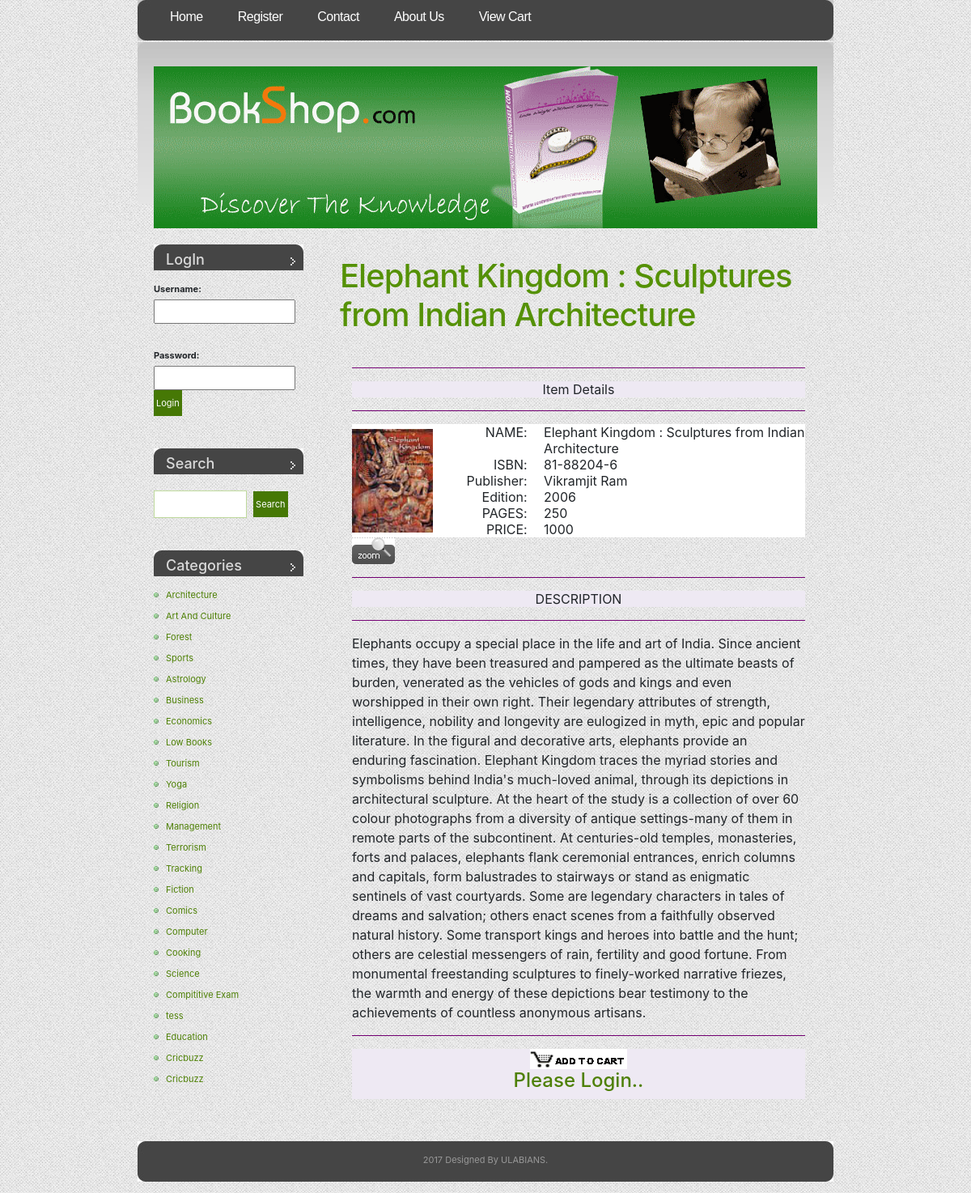
Screenshot of /detail.php?id=2 with the database file from the repository.
### tables this page shows
CREATE TABLE `book` (
  `b_id` int(4) NOT NULL,
  `b_nm` varchar(60) NOT NULL,
  `b_subcat` varchar(25) NOT NULL,
  `b_desc` longtext NOT NULL,
  `b_publisher` varchar(40) NOT NULL,
  `b_edition` varchar(20) NOT NULL,
  `b_isbn` varchar(10) NOT NULL,
  `b_page` int(5) NOT NULL,
  `b_price` int(5) NOT NULL,
  `b_img` longtext NOT NULL,
  `b_pdf` longtext NOT NULL
);

CREATE TABLE `category` (
  `cat_id` int(4) NOT NULL,
  `cat_nm` varchar(30) NOT NULL
);

### includes/search.inc.php (the view, shortened to what this page needs)
<ul>
			<li id="login">
						<?php
						require('includes/config.php');
							if(isset($_SESSION['status']))
							{
								echo '<h2>Hello :  '.$_SESSION['unm'].'</h2>';
							}
							else
							{
								echo '<form action="process_login.php" method="POST">
										<h2>LogIn</h2>
											<b>Username:</b>
											<br><input type="text" name="usernm"><br>
											<br>
											<b>Password:</b>
											<br><input type="password" name="pwd">
											<input type="submit" id="x" value="Login" />
										</form>';
							}
						?>
			</li>
			<li id="search">
				<h2>Search</h2>
				<form method="GET" action="search_result.php">
					<fieldset>
					<input type="text" id="s" name="s" value="" />
					<input type="submit" id="x" value="Search" />
					</fieldset>
				</form>
			</li>
			<li>
				<h2>Categories</h2>
				<ul>
								<?php
										$query="select * from category ";
										$res=mysqli_query($conn,$query);
										while($row=mysqli_fetch_assoc($res))
											{
												echo '<li><a href="subcat.php?cat='.$row['cat_id'].'&catnm='.$row["cat_nm"].'">'.$row["cat_nm"].'</a></li>';
											}
								?>
				</ul>
			</li>
		</ul>

### detail.php (shortened to what this page needs)
<?php session_start();
	require('includes/config.php');
	$id=$_GET['id'];
	$q="select * from book where b_id=$id";
	$res=mysqli_query($conn,$q) or die("Can't Execute Query..");
	$row=mysqli_fetch_assoc($res);
?>
<!DOCTYPE>
<html>
<head>
	<link rel="stylesheet" href="lightbox.css" type="text/css" media="screen" />
		<?php
			include("includes/head.inc.php");
		?>
</head>
<body>
						<div id="header">
							<div id="menu">
									<?php
										include("includes/menu.inc.php");
									?>
							</div>
						</div>
						<div id="logo-wrap">
							<div id="logo">
							</div>
						</div>
				<div id="page">
							<div id="content">
								<div class="post">
									<h1 class="title"><?php echo $row['b_nm'];?></h1>
									<div class="entry">
										<?php
											echo '	<table border="0" width="100%">
												 <tr>
													<td><hr color="purple"></td>
												</tr>
												 <tr align="center" bgcolor="#EEE9F3">
													 <td>Item Details</td>
												</tr>
												<tr>
													<td><hr color="purple"></td>
												</tr>
											 </table>
											<table border="0"  width="100%" bgcolor="#ffffff">
												<tr>
													<td width="15%" rowspan="3">
														<img src="'.$row['b_img'].'" width="100">
													</td>
												</tr>
												<tr>
													<td width="50%" height="100%">
														<table border="0"  width="100%" height="100%">
															<tr valign="top">
																<td align="right" width="10%">NAME</td>
																<td width="6%">: </td>
																<td align="left">'.$row['b_nm'].'</td>
															</tr>
															<tr>
																<td align="right">ISBN</td>
																<td>: </td>
																<td align="left">'.$row['b_isbn'].'</td>
															</tr>
															<tr>
																<td align="right">Publisher </td>
																<td>: </td>
																<td align="left">'.$row['b_publisher'].'</td>
															</tr>
															<tr>
																<td align="right"> Edition</td>
																<td>: </td>
																<td align="left">'.$row['b_edition'].'</td>
															</tr>
															<tr>
																<td align="right">  PAGES</td>
																<td>: </td>
																<td align="left">'.$row['b_page'].'</td>
															</tr>
															<tr>
																<td align="right"> PRICE</td>
																<td>: </td>
																<td align="left">'.$row['b_price'].'</td>
															</tr>
														</table>
													</td>
												</tr>
											</table>
												<tr valign="bottom" >
														<a href="'.$row['b_img'].'" rel="lightbox"><img src="images/zoom.gif" ></a>
												</tr>
											<table border="0" width="100%">
												 <tr>
													<td><hr color="purple"></td>
												</tr>
												 <tr align="center" bgcolor="#EEE9F3">
													 <td>DESCRIPTION</td>
												</tr>
												<tr>
													<td><hr color="purple"></td>
												</tr>
											 </table>
											 '.$row['b_desc'].'
											 <tr><td colspan=2><hr color="purple"></td></tr>
											<table border="0" width="100%">
												 <tr align="center" bgcolor="#EEE9F3">';
												 if(isset($_SESSION['status']))
												 {
													echo ' <td><a href="process_cart.php?nm='.$row['b_nm'].'&cat='.$_GET['cat'].'&rate='.$row['b_price'].'">
														<img src="images/addcart.jpg">
													</a></td>';
												}
												else
												{
													echo '<td><img src="images/addcart.jpg"><br><a href="register.php"> <h4>Please Login..</h4></a></td>';
												}
												echo '</tr>
											</table>';
										?>
									</div>
								</div>
							</div>
							<div id="sidebar">
									<?php
										include("includes/search.inc.php");
									?>
							</div>
								<div style="clear: both;">&nbsp;</div>
				</div>
						<div id="footer">
									<?php
										include("includes/footer.inc.php");
									?>
						</div>
</body>
</html>

### default.css (style rules this page uses)
body { margin-top: 49px; padding: 0; background: url(images/img01.jpg) repeat-x left top; font-family: "Trebuchet MS", Arial, Helvetica, sans-serif; font-size: 13px; color: #333333; }
h1, h2, h3 { margin: 0; font-weight: normal; color: #559106; }
h1 { letter-spacing: -1px; font-size: 32px; }
h2 { font-size: 23px; }
p, ul, ol { margin: 0 0 2em 0; text-align: justify; line-height: 26px; font-size: 11px; }
a:link { color: #4E8006; }
img { border: none; }
form { margin: 0; padding: 0; }
fieldset { margin: 0; padding: 0; border: none; }
input, textarea, select { font-family: "Trebuchet MS", Arial, Helvetica, sans-serif; font-size: 13px; color: #333333; }
#header { width: 860px; height: 52px; margin: 0 auto; background: url(images/img02.jpg) no-repeat left top; }
#menu { float: left; width: 860px; height: 54px; }
#logo-wrap { width: 860px; margin: 0 auto; padding: 30px 0 20px 0; background: url(images/img03.jpg) no-repeat left top; }
#logo { width: 820px; height: 200px; margin: 0 auto; background: url(images/finnal.gif) no-repeat left top; }
#page { width: 850px; margin: 0 auto; }
#content { float: right; width: 620px; }
.post { padding: 15px 15px; }
.post .title { margin-bottom: 20px; padding-bottom: 5px; }
.post .entry { padding: 0 15px; }
#sidebar { float: left; width: 215px; }
#sidebar ul { margin: 0; padding: 0; list-style: none; }
#sidebar li { margin-bottom: 40px; padding: 0 15px; }
#sidebar li li { margin: 0; padding-left: 15px; background: url(images/img08.jpg) no-repeat left 50%; }
#sidebar h2 { height: 32px; padding: 8px 0 0 15px; margin-bottom: 10px; background: url(images/img07.jpg) no-repeat left top; font-size: 18px; color: #DADADA; }
#search h2 { margin-bottom: 20px; }
#s { width: 115px; margin-right: 5px; padding: 3px; border: 1px solid #BED99C; }
#x { padding: 3px; border: none; background: #467805; font-size: 11px; color: #FFFFFF; }
#footer { margin: 0 auto; height: 64px; min-height: 64px; padding: 0; }
html>body #footer { height: auto; }

### registration/demo.css (style rules this page uses)
body,div,dl,dt,dd,ul,ol,li,h1,h2,h3,h4,h5,h6,pre,form,fieldset,input,textarea,p,blockquote,th,td { margin:0; padding:0; }
html,body { margin:0; padding:0; height: 100%; }
table { border-collapse:collapse; border-spacing:0; }
img { border:0; }
ol,ul { list-style:none; }
h1,h2,h3,h4,h5,h6 { font-size:100%; font-weight:normal; }
body { font-family: Cambria, Palatino, "Palatino Linotype", "Palatino LT STD", Georgia, serif; background:url(images/bgnoise_lg.png); font-weight: 400; font-size: 15px; color: #3a2127; overflow-y: scroll; }
a { color: #333; text-decoration: none; }

### rows the page displays
book: b_nm "Elephant Kingdom : Sculptures from Indian Architecture", b_img (picture), b_isbn "81-88204-6", b_publisher "Vikramjit Ram", b_edition "2006", b_page "250", b_price "1000", b_desc "Elephants occupy a special place in the life and art of India. Since ancient times, they have been treasured and pampered as the ultimate beasts of burden, venerated as the vehicles of gods and kings and even worshipped in their own right. Their legendary attributes of strength, intelligence, nobility and longevity are eulogized in myth, epic and popular literature. In the figural and decorative arts, elephants provide an enduring fascination. Elephant Kingdom traces the myriad stories and symbolisms behind India's much-loved animal, through its depictions in architectural sculpture. At the heart of the study is a collection of over 60 colour photographs from a diversity of antique…"
category: cat_nm "Architecture"
category: cat_nm "Art And Culture"
category: cat_nm "Forest"
category: cat_nm "Sports"
category: cat_nm "Astrology"
category: cat_nm "Business"
category: cat_nm "Economics"
category: cat_nm "Low Books"
category: cat_nm "Tourism"
category: cat_nm "Yoga"
category: cat_nm "Religion"
category: cat_nm "Management"
category: cat_nm "Terrorism"
category: cat_nm "Tracking"
category: cat_nm "Fiction"
category: cat_nm "Comics"
category: cat_nm "Computer"
category: cat_nm "Cooking"
category: cat_nm "Science"
category: cat_nm "Compititive Exam"
category: cat_nm "tess"
category: cat_nm "Education"
category: cat_nm "Cricbuzz"
category: cat_nm "Cricbuzz"
